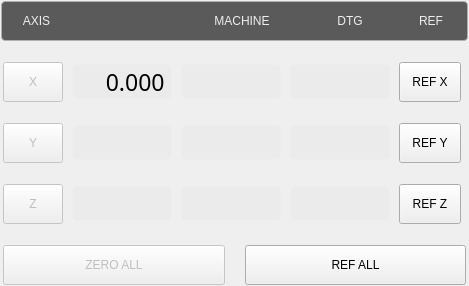
<?xml version="1.0" encoding="UTF-8"?>
<ui version="4.0">
 <class>dros_xyz</class>
 <widget class="QWidget" name="dros_xyz">
  <property name="geometry">
   <rect>
    <x>0</x>
    <y>0</y>
    <width>469</width>
    <height>286</height>
   </rect>
  </property>
  <property name="sizePolicy">
   <sizepolicy hsizetype="Preferred" vsizetype="Preferred">
    <horstretch>0</horstretch>
    <verstretch>0</verstretch>
   </sizepolicy>
  </property>
  <property name="windowTitle">
   <string>dros_xyz</string>
  </property>
  <property name="layoutDirection">
   <enum>Qt::LeftToRight</enum>
  </property>
  <layout class="QVBoxLayout" name="verticalLayout">
   <property name="spacing">
    <number>0</number>
   </property>
   <property name="leftMargin">
    <number>0</number>
   </property>
   <property name="topMargin">
    <number>0</number>
   </property>
   <property name="rightMargin">
    <number>0</number>
   </property>
   <property name="bottomMargin">
    <number>0</number>
   </property>
   <item>
    <widget class="QWidget" name="widget_xyz" native="true">
     <layout class="QVBoxLayout" name="verticalLayout_55">
      <property name="spacing">
       <number>19</number>
      </property>
      <property name="leftMargin">
       <number>0</number>
      </property>
      <property name="topMargin">
       <number>0</number>
      </property>
      <property name="rightMargin">
       <number>0</number>
      </property>
      <property name="bottomMargin">
       <number>0</number>
      </property>
      <item>
       <layout class="QHBoxLayout" name="horizontalLayout_81">
        <property name="spacing">
         <number>8</number>
        </property>
        <property name="leftMargin">
         <number>1</number>
        </property>
        <property name="topMargin">
         <number>1</number>
        </property>
        <property name="rightMargin">
         <number>1</number>
        </property>
        <property name="bottomMargin">
         <number>1</number>
        </property>
        <item>
         <widget class="QFrame" name="frame">
          <property name="sizePolicy">
           <sizepolicy hsizetype="Preferred" vsizetype="Fixed">
            <horstretch>0</horstretch>
            <verstretch>0</verstretch>
           </sizepolicy>
          </property>
          <property name="minimumSize">
           <size>
            <width>0</width>
            <height>40</height>
           </size>
          </property>
          <property name="maximumSize">
           <size>
            <width>16777215</width>
            <height>40</height>
           </size>
          </property>
          <property name="styleSheet">
           <string notr="true">.QFrame{
    border-style: solid;
    border-color: rgb(176, 179,172);
    border-width: 1px;
    border-radius: 4px;
    background-color: rgb(90, 90, 90);
    padding: -5px;
}</string>
          </property>
          <property name="frameShape">
           <enum>QFrame::StyledPanel</enum>
          </property>
          <property name="frameShadow">
           <enum>QFrame::Raised</enum>
          </property>
          <layout class="QHBoxLayout" name="horizontalLayout_136">
           <property name="spacing">
            <number>8</number>
           </property>
           <property name="leftMargin">
            <number>15</number>
           </property>
           <property name="rightMargin">
            <number>20</number>
           </property>
           <item>
            <widget class="StatusLabel" name="axis_column_header">
             <property name="sizePolicy">
              <sizepolicy hsizetype="Fixed" vsizetype="Fixed">
               <horstretch>0</horstretch>
               <verstretch>0</verstretch>
              </sizepolicy>
             </property>
             <property name="minimumSize">
              <size>
               <width>60</width>
               <height>17</height>
              </size>
             </property>
             <property name="maximumSize">
              <size>
               <width>60</width>
               <height>17</height>
              </size>
             </property>
             <property name="styleSheet">
              <string notr="true">QLabel{
    color: rgb(238, 238, 236);
	font: 16pt &quot;Bebas Kai&quot;;
    padding-left: 1px;
    padding-right: 20px;
}</string>
             </property>
             <property name="text">
              <string>AXIS</string>
             </property>
             <property name="alignment">
              <set>Qt::AlignCenter</set>
             </property>
             <property name="rules" stdset="0">
              <string>[]</string>
             </property>
            </widget>
           </item>
           <item>
            <widget class="StatusLabel" name="work_column_header">
             <property name="sizePolicy">
              <sizepolicy hsizetype="Fixed" vsizetype="Fixed">
               <horstretch>0</horstretch>
               <verstretch>0</verstretch>
              </sizepolicy>
             </property>
             <property name="minimumSize">
              <size>
               <width>100</width>
               <height>17</height>
              </size>
             </property>
             <property name="maximumSize">
              <size>
               <width>100</width>
               <height>17</height>
              </size>
             </property>
             <property name="styleSheet">
              <string notr="true">QLabel{
    color: rgb(238, 238, 236);
	font: 16pt &quot;Bebas Kai&quot;;
    padding-left: 6px;
}</string>
             </property>
             <property name="alignment">
              <set>Qt::AlignCenter</set>
             </property>
             <property name="rules" stdset="0">
              <string>[{&quot;channels&quot;: [{&quot;url&quot;: &quot;status:g5x_index?text&quot;, &quot;trigger&quot;: true}], &quot;property&quot;: &quot;Text&quot;, &quot;expression&quot;: &quot;ch[0] + ' WORK'\n&quot;, &quot;name&quot;: &quot;WCS Header&quot;}]</string>
             </property>
            </widget>
           </item>
           <item>
            <widget class="QLabel" name="machine_column_header">
             <property name="enabled">
              <bool>false</bool>
             </property>
             <property name="sizePolicy">
              <sizepolicy hsizetype="Fixed" vsizetype="Fixed">
               <horstretch>0</horstretch>
               <verstretch>0</verstretch>
              </sizepolicy>
             </property>
             <property name="minimumSize">
              <size>
               <width>100</width>
               <height>17</height>
              </size>
             </property>
             <property name="maximumSize">
              <size>
               <width>100</width>
               <height>17</height>
              </size>
             </property>
             <property name="styleSheet">
              <string notr="true">QLabel{
    color: rgb(238, 238, 236);
	font: 16pt &quot;Bebas Kai&quot;;
}</string>
             </property>
             <property name="text">
              <string>MACHINE</string>
             </property>
             <property name="alignment">
              <set>Qt::AlignCenter</set>
             </property>
            </widget>
           </item>
           <item>
            <widget class="QLabel" name="dtg_column_header">
             <property name="sizePolicy">
              <sizepolicy hsizetype="Fixed" vsizetype="Fixed">
               <horstretch>0</horstretch>
               <verstretch>0</verstretch>
              </sizepolicy>
             </property>
             <property name="minimumSize">
              <size>
               <width>100</width>
               <height>17</height>
              </size>
             </property>
             <property name="maximumSize">
              <size>
               <width>100</width>
               <height>17</height>
              </size>
             </property>
             <property name="styleSheet">
              <string notr="true">QLabel{
    color: rgb(238, 238, 236);
	font: 16pt &quot;Bebas Kai&quot;;
}</string>
             </property>
             <property name="text">
              <string>DTG</string>
             </property>
             <property name="alignment">
              <set>Qt::AlignCenter</set>
             </property>
            </widget>
           </item>
           <item>
            <widget class="StatusLabel" name="ref_column_header">
             <property name="sizePolicy">
              <sizepolicy hsizetype="Fixed" vsizetype="Fixed">
               <horstretch>0</horstretch>
               <verstretch>0</verstretch>
              </sizepolicy>
             </property>
             <property name="minimumSize">
              <size>
               <width>40</width>
               <height>17</height>
              </size>
             </property>
             <property name="maximumSize">
              <size>
               <width>40</width>
               <height>17</height>
              </size>
             </property>
             <property name="styleSheet">
              <string notr="true">QLabel{
    color: rgb(238, 238, 236);
	font: 16pt &quot;Bebas Kai&quot;;
    padding-left: 6px;
}</string>
             </property>
             <property name="text">
              <string>REF</string>
             </property>
             <property name="alignment">
              <set>Qt::AlignCenter</set>
             </property>
             <property name="rules" stdset="0">
              <string>[]</string>
             </property>
            </widget>
           </item>
          </layout>
         </widget>
        </item>
       </layout>
      </item>
      <item>
       <layout class="QHBoxLayout" name="x_axis_dro_layout">
        <property name="spacing">
         <number>7</number>
        </property>
        <property name="leftMargin">
         <number>1</number>
        </property>
        <property name="topMargin">
         <number>1</number>
        </property>
        <property name="rightMargin">
         <number>1</number>
        </property>
        <property name="bottomMargin">
         <number>1</number>
        </property>
        <item>
         <widget class="MDIButton" name="zero_x_button">
          <property name="enabled">
           <bool>false</bool>
          </property>
          <property name="sizePolicy">
           <sizepolicy hsizetype="Fixed" vsizetype="Preferred">
            <horstretch>0</horstretch>
            <verstretch>0</verstretch>
           </sizepolicy>
          </property>
          <property name="minimumSize">
           <size>
            <width>60</width>
            <height>40</height>
           </size>
          </property>
          <property name="maximumSize">
           <size>
            <width>60</width>
            <height>40</height>
           </size>
          </property>
          <property name="focusPolicy">
           <enum>Qt::NoFocus</enum>
          </property>
          <property name="layoutDirection">
           <enum>Qt::LeftToRight</enum>
          </property>
          <property name="styleSheet">
           <string notr="true">MDIButton {
   	font: 17pt &quot;Bebas Kai&quot;;
}</string>
          </property>
          <property name="text">
           <string>X</string>
          </property>
          <property name="icon">
           <iconset resource="../../../../../../../../usr/lib/python3/dist-packages/probe_basic/probe_basic.qrc">
            <normaloff>:/images/zero.png</normaloff>:/images/zero.png</iconset>
          </property>
          <property name="iconSize">
           <size>
            <width>20</width>
            <height>20</height>
           </size>
          </property>
          <property name="rules" stdset="0">
           <string>[
    {
        &quot;channels&quot;: [
            {
                &quot;url&quot;: &quot;status:g5x_index&quot;,
                &quot;trigger&quot;: true,
                &quot;type&quot;: &quot;int&quot;
            }
        ],
        &quot;expression&quot;: &quot;&quot;,
        &quot;name&quot;: &quot;G5x Index&quot;,
        &quot;property&quot;: &quot;None&quot;
    }
]</string>
          </property>
          <property name="MDICommand" stdset="0">
           <string>G10 L20 P{ch[0]} X0.0</string>
          </property>
         </widget>
        </item>
        <item>
         <widget class="DROLineEdit" name="drowidget_x">
          <property name="minimumSize">
           <size>
            <width>100</width>
            <height>35</height>
           </size>
          </property>
          <property name="maximumSize">
           <size>
            <width>100</width>
            <height>35</height>
           </size>
          </property>
          <property name="font">
           <font>
            <family>Bebas Kai</family>
            <pointsize>17</pointsize>
            <weight>50</weight>
            <italic>false</italic>
            <bold>false</bold>
           </font>
          </property>
          <property name="focusPolicy">
           <enum>Qt::ClickFocus</enum>
          </property>
          <property name="styleSheet">
           <string notr="true">QLineEdit{
    border-style: transparant;
    border-color: rgb(235, 235, 235);
    border-width: 1px;
    border-radius: 5px;
    color: black;
    background: rgb(235, 235, 235);
    padding-right: 2px;
    font: 17pt &quot;Bebas Kai&quot;;
}</string>
          </property>
          <property name="text">
           <string>     0.000</string>
          </property>
          <property name="cursorPosition">
           <number>10</number>
          </property>
          <property name="alignment">
           <set>Qt::AlignRight|Qt::AlignTrailing|Qt::AlignVCenter</set>
          </property>
          <property name="referenceType" stdset="0">
           <number>1</number>
          </property>
          <property name="axisNumber" stdset="0">
           <number>0</number>
          </property>
          <property name="inchFormat" stdset="0">
           <string>%9.4f</string>
          </property>
          <property name="millimeterFormat" stdset="0">
           <string>%10.3f</string>
          </property>
          <property name="degreeFormat" stdset="0">
           <string>%10.2f</string>
          </property>
          <property name="latheMode" stdset="0">
           <number>0</number>
          </property>
         </widget>
        </item>
        <item>
         <widget class="DROLabel" name="drolabel_machine_x">
          <property name="sizePolicy">
           <sizepolicy hsizetype="Fixed" vsizetype="Fixed">
            <horstretch>0</horstretch>
            <verstretch>0</verstretch>
           </sizepolicy>
          </property>
          <property name="minimumSize">
           <size>
            <width>100</width>
            <height>35</height>
           </size>
          </property>
          <property name="maximumSize">
           <size>
            <width>100</width>
            <height>35</height>
           </size>
          </property>
          <property name="styleSheet">
           <string notr="true">QLabel{
    border-style: transparent;
    border-color: rgb(235, 235, 235);
    border-width: 1px;
    border-radius: 5px;
    color: black;
    background: rgb(235, 235, 235);
	font: 17pt &quot;Bebas Kai&quot;;
    padding-right: 2px;
}

QLabel[style=&quot;unhomed&quot;]{
   color: red;
}

QLabel[style=&quot;homing&quot;]{
   color: rgb(196, 160, 0);
}</string>
          </property>
          <property name="alignment">
           <set>Qt::AlignRight|Qt::AlignTrailing|Qt::AlignVCenter</set>
          </property>
          <property name="referenceType" stdset="0">
           <number>0</number>
          </property>
          <property name="axisNumber" stdset="0">
           <number>0</number>
          </property>
          <property name="inchFormat" stdset="0">
           <string>%9.4f</string>
          </property>
          <property name="millimeterFormat" stdset="0">
           <string>%10.3f</string>
          </property>
          <property name="degreeFormat" stdset="0">
           <string>%10.2f</string>
          </property>
          <property name="latheMode" stdset="0">
           <number>0</number>
          </property>
         </widget>
        </item>
        <item>
         <widget class="DROLabel" name="drolabel_dtg_x">
          <property name="sizePolicy">
           <sizepolicy hsizetype="Fixed" vsizetype="Fixed">
            <horstretch>0</horstretch>
            <verstretch>0</verstretch>
           </sizepolicy>
          </property>
          <property name="minimumSize">
           <size>
            <width>100</width>
            <height>35</height>
           </size>
          </property>
          <property name="maximumSize">
           <size>
            <width>100</width>
            <height>35</height>
           </size>
          </property>
          <property name="styleSheet">
           <string notr="true">QLabel{
    border-style: transparent;
    border-color: rgb(235, 235, 235);
    border-width: 1px;
    border-radius: 5px;
    color: black;
    background: rgb(235, 235, 235);
	font: 17pt &quot;Bebas Kai&quot;;
    padding-right: 2px;
}</string>
          </property>
          <property name="alignment">
           <set>Qt::AlignRight|Qt::AlignTrailing|Qt::AlignVCenter</set>
          </property>
          <property name="referenceType" stdset="0">
           <number>2</number>
          </property>
          <property name="axisNumber" stdset="0">
           <number>0</number>
          </property>
          <property name="inchFormat" stdset="0">
           <string>%9.4f</string>
          </property>
          <property name="millimeterFormat" stdset="0">
           <string>%10.3f</string>
          </property>
          <property name="degreeFormat" stdset="0">
           <string>%10.2f</string>
          </property>
          <property name="latheMode" stdset="0">
           <number>0</number>
          </property>
         </widget>
        </item>
        <item>
         <widget class="ActionButton" name="ref_x_button">
          <property name="sizePolicy">
           <sizepolicy hsizetype="Preferred" vsizetype="Fixed">
            <horstretch>0</horstretch>
            <verstretch>0</verstretch>
           </sizepolicy>
          </property>
          <property name="minimumSize">
           <size>
            <width>62</width>
            <height>40</height>
           </size>
          </property>
          <property name="maximumSize">
           <size>
            <width>62</width>
            <height>40</height>
           </size>
          </property>
          <property name="focusPolicy">
           <enum>Qt::NoFocus</enum>
          </property>
          <property name="styleSheet">
           <string notr="true">QPushButton {
   	font: 15pt &quot;Bebas Kai&quot;;
}</string>
          </property>
          <property name="text">
           <string>REF X</string>
          </property>
          <property name="rules" stdset="0">
           <string>[{&quot;name&quot;: &quot;home_prohibit&quot;, &quot;property&quot;: &quot;Enable&quot;, &quot;expression&quot;: &quot;not (ch[0] or ch[1] or ch[2])&quot;, &quot;channels&quot;: [{&quot;url&quot;: &quot;status:joint.0.homing&quot;, &quot;trigger&quot;: true}, {&quot;url&quot;: &quot;status:joint.1.homing&quot;, &quot;trigger&quot;: true}, {&quot;url&quot;: &quot;status:joint.2.homing&quot;, &quot;trigger&quot;: true}]}]</string>
          </property>
          <property name="actionName" stdset="0">
           <string>machine.home.axis:x</string>
          </property>
         </widget>
        </item>
       </layout>
      </item>
      <item>
       <layout class="QHBoxLayout" name="y_axis_dro_layout">
        <property name="spacing">
         <number>7</number>
        </property>
        <property name="leftMargin">
         <number>1</number>
        </property>
        <property name="topMargin">
         <number>1</number>
        </property>
        <property name="rightMargin">
         <number>1</number>
        </property>
        <property name="bottomMargin">
         <number>1</number>
        </property>
        <item>
         <widget class="MDIButton" name="zero_y_button">
          <property name="enabled">
           <bool>false</bool>
          </property>
          <property name="sizePolicy">
           <sizepolicy hsizetype="Fixed" vsizetype="Preferred">
            <horstretch>0</horstretch>
            <verstretch>0</verstretch>
           </sizepolicy>
          </property>
          <property name="minimumSize">
           <size>
            <width>60</width>
            <height>40</height>
           </size>
          </property>
          <property name="maximumSize">
           <size>
            <width>60</width>
            <height>40</height>
           </size>
          </property>
          <property name="focusPolicy">
           <enum>Qt::NoFocus</enum>
          </property>
          <property name="styleSheet">
           <string notr="true">MDIButton {
   	font: 17pt &quot;Bebas Kai&quot;;
}</string>
          </property>
          <property name="text">
           <string>Y</string>
          </property>
          <property name="icon">
           <iconset resource="../../../../../../../../usr/lib/python3/dist-packages/probe_basic/probe_basic.qrc">
            <normaloff>:/images/zero.png</normaloff>:/images/zero.png</iconset>
          </property>
          <property name="iconSize">
           <size>
            <width>20</width>
            <height>20</height>
           </size>
          </property>
          <property name="rules" stdset="0">
           <string>[
    {
        &quot;channels&quot;: [
            {
                &quot;url&quot;: &quot;status:g5x_index&quot;,
                &quot;trigger&quot;: true,
                &quot;type&quot;: &quot;int&quot;
            }
        ],
        &quot;expression&quot;: &quot;&quot;,
        &quot;name&quot;: &quot;G5x Index&quot;,
        &quot;property&quot;: &quot;None&quot;
    }
]</string>
          </property>
          <property name="MDICommand" stdset="0">
           <string>G10 L20 P{ch[0]} Y0.0</string>
          </property>
         </widget>
        </item>
        <item>
         <widget class="DROLineEdit" name="drowidget_y">
          <property name="minimumSize">
           <size>
            <width>100</width>
            <height>35</height>
           </size>
          </property>
          <property name="maximumSize">
           <size>
            <width>100</width>
            <height>35</height>
           </size>
          </property>
          <property name="font">
           <font>
            <family>Bebas Kai</family>
            <pointsize>17</pointsize>
            <weight>50</weight>
            <italic>false</italic>
            <bold>false</bold>
           </font>
          </property>
          <property name="focusPolicy">
           <enum>Qt::ClickFocus</enum>
          </property>
          <property name="styleSheet">
           <string notr="true">QLineEdit{
    border-style: transparant;
    border-color: rgb(235, 235, 235);
    border-width: 1px;
    border-radius: 5px;
    color: black;
    background: rgb(235, 235, 235);
    padding-right: 2px;
    font: 17pt &quot;Bebas Kai&quot;;
}</string>
          </property>
          <property name="alignment">
           <set>Qt::AlignRight|Qt::AlignTrailing|Qt::AlignVCenter</set>
          </property>
          <property name="axisNumber" stdset="0">
           <number>1</number>
          </property>
         </widget>
        </item>
        <item>
         <widget class="DROLabel" name="drolabel_machine_y">
          <property name="sizePolicy">
           <sizepolicy hsizetype="Fixed" vsizetype="Fixed">
            <horstretch>0</horstretch>
            <verstretch>0</verstretch>
           </sizepolicy>
          </property>
          <property name="minimumSize">
           <size>
            <width>100</width>
            <height>35</height>
           </size>
          </property>
          <property name="maximumSize">
           <size>
            <width>100</width>
            <height>35</height>
           </size>
          </property>
          <property name="styleSheet">
           <string notr="true">QLabel{
    border-style: transparent;
    border-color: rgb(235, 235, 235);
    border-width: 1px;
    border-radius: 5px;
    color: black;
    background: rgb(235, 235, 235);
	font: 17pt &quot;Bebas Kai&quot;;
    padding-right: 2px;
}

QLabel[style=&quot;unhomed&quot;]{
   color: red;
}

QLabel[style=&quot;homing&quot;]{
   color: rgb(196, 160, 0);
}</string>
          </property>
          <property name="alignment">
           <set>Qt::AlignRight|Qt::AlignTrailing|Qt::AlignVCenter</set>
          </property>
          <property name="referenceType" stdset="0">
           <number>0</number>
          </property>
          <property name="axisNumber" stdset="0">
           <number>1</number>
          </property>
          <property name="inchFormat" stdset="0">
           <string>%9.4f</string>
          </property>
          <property name="millimeterFormat" stdset="0">
           <string>%10.3f</string>
          </property>
          <property name="degreeFormat" stdset="0">
           <string>%10.2f</string>
          </property>
          <property name="latheMode" stdset="0">
           <number>0</number>
          </property>
         </widget>
        </item>
        <item>
         <widget class="DROLabel" name="drolabel_dtg_y">
          <property name="sizePolicy">
           <sizepolicy hsizetype="Fixed" vsizetype="Fixed">
            <horstretch>0</horstretch>
            <verstretch>0</verstretch>
           </sizepolicy>
          </property>
          <property name="minimumSize">
           <size>
            <width>100</width>
            <height>35</height>
           </size>
          </property>
          <property name="maximumSize">
           <size>
            <width>100</width>
            <height>35</height>
           </size>
          </property>
          <property name="styleSheet">
           <string notr="true">QLabel{
    border-style: transparent;
    border-color: rgb(235, 235, 235);
    border-width: 1px;
    border-radius: 5px;
    color: black;
    background: rgb(235, 235, 235);
	font: 17pt &quot;Bebas Kai&quot;;
    padding-right: 2px;
}</string>
          </property>
          <property name="alignment">
           <set>Qt::AlignRight|Qt::AlignTrailing|Qt::AlignVCenter</set>
          </property>
          <property name="referenceType" stdset="0">
           <number>2</number>
          </property>
          <property name="axisNumber" stdset="0">
           <number>1</number>
          </property>
          <property name="inchFormat" stdset="0">
           <string>%9.4f</string>
          </property>
          <property name="millimeterFormat" stdset="0">
           <string>%10.3f</string>
          </property>
          <property name="degreeFormat" stdset="0">
           <string>%10.2f</string>
          </property>
          <property name="latheMode" stdset="0">
           <number>0</number>
          </property>
         </widget>
        </item>
        <item>
         <widget class="ActionButton" name="ref_y_button">
          <property name="sizePolicy">
           <sizepolicy hsizetype="Preferred" vsizetype="Fixed">
            <horstretch>0</horstretch>
            <verstretch>0</verstretch>
           </sizepolicy>
          </property>
          <property name="minimumSize">
           <size>
            <width>62</width>
            <height>40</height>
           </size>
          </property>
          <property name="maximumSize">
           <size>
            <width>62</width>
            <height>40</height>
           </size>
          </property>
          <property name="focusPolicy">
           <enum>Qt::NoFocus</enum>
          </property>
          <property name="styleSheet">
           <string notr="true">QPushButton {
   	font: 15pt &quot;Bebas Kai&quot;;
}</string>
          </property>
          <property name="text">
           <string>REF Y</string>
          </property>
          <property name="rules" stdset="0">
           <string>[{&quot;name&quot;: &quot;home_prohibit&quot;, &quot;property&quot;: &quot;Enable&quot;, &quot;expression&quot;: &quot;not (ch[0] or ch[1] or ch[2])&quot;, &quot;channels&quot;: [{&quot;url&quot;: &quot;status:joint.0.homing&quot;, &quot;trigger&quot;: true}, {&quot;url&quot;: &quot;status:joint.1.homing&quot;, &quot;trigger&quot;: true}, {&quot;url&quot;: &quot;status:joint.2.homing&quot;, &quot;trigger&quot;: true}]}]</string>
          </property>
          <property name="actionName" stdset="0">
           <string>machine.home.axis:y</string>
          </property>
         </widget>
        </item>
       </layout>
      </item>
      <item>
       <layout class="QHBoxLayout" name="z_axis_dro_layout">
        <property name="spacing">
         <number>7</number>
        </property>
        <property name="leftMargin">
         <number>1</number>
        </property>
        <property name="topMargin">
         <number>1</number>
        </property>
        <property name="rightMargin">
         <number>1</number>
        </property>
        <property name="bottomMargin">
         <number>1</number>
        </property>
        <item>
         <widget class="MDIButton" name="zero_z_button">
          <property name="enabled">
           <bool>false</bool>
          </property>
          <property name="sizePolicy">
           <sizepolicy hsizetype="Fixed" vsizetype="Preferred">
            <horstretch>0</horstretch>
            <verstretch>0</verstretch>
           </sizepolicy>
          </property>
          <property name="minimumSize">
           <size>
            <width>60</width>
            <height>40</height>
           </size>
          </property>
          <property name="maximumSize">
           <size>
            <width>60</width>
            <height>40</height>
           </size>
          </property>
          <property name="focusPolicy">
           <enum>Qt::NoFocus</enum>
          </property>
          <property name="styleSheet">
           <string notr="true">MDIButton {
   	font: 17pt &quot;Bebas Kai&quot;;
}</string>
          </property>
          <property name="text">
           <string>Z</string>
          </property>
          <property name="icon">
           <iconset resource="../../../../../../../../usr/lib/python3/dist-packages/probe_basic/probe_basic.qrc">
            <normaloff>:/images/zero.png</normaloff>:/images/zero.png</iconset>
          </property>
          <property name="iconSize">
           <size>
            <width>20</width>
            <height>20</height>
           </size>
          </property>
          <property name="rules" stdset="0">
           <string>[
    {
        &quot;channels&quot;: [
            {
                &quot;url&quot;: &quot;status:g5x_index&quot;,
                &quot;trigger&quot;: true,
                &quot;type&quot;: &quot;int&quot;
            }
        ],
        &quot;expression&quot;: &quot;&quot;,
        &quot;name&quot;: &quot;G5x Index&quot;,
        &quot;property&quot;: &quot;None&quot;
    }
]</string>
          </property>
          <property name="MDICommand" stdset="0">
           <string>G10 L20 P{ch[0]} Z0.0</string>
          </property>
         </widget>
        </item>
        <item>
         <widget class="DROLineEdit" name="drowidget_z">
          <property name="minimumSize">
           <size>
            <width>100</width>
            <height>35</height>
           </size>
          </property>
          <property name="maximumSize">
           <size>
            <width>100</width>
            <height>35</height>
           </size>
          </property>
          <property name="font">
           <font>
            <family>Bebas Kai</family>
            <pointsize>17</pointsize>
            <weight>50</weight>
            <italic>false</italic>
            <bold>false</bold>
           </font>
          </property>
          <property name="focusPolicy">
           <enum>Qt::ClickFocus</enum>
          </property>
          <property name="styleSheet">
           <string notr="true">QLineEdit{
    border-style: transparant;
    border-color: rgb(235, 235, 235);
    border-width: 1px;
    border-radius: 5px;
    color: black;
    background: rgb(235, 235, 235);
    padding-right: 2px;
    font: 17pt &quot;Bebas Kai&quot;;
}</string>
          </property>
          <property name="alignment">
           <set>Qt::AlignRight|Qt::AlignTrailing|Qt::AlignVCenter</set>
          </property>
          <property name="axisNumber" stdset="0">
           <number>2</number>
          </property>
         </widget>
        </item>
        <item>
         <widget class="DROLabel" name="drolabel_machine_z">
          <property name="sizePolicy">
           <sizepolicy hsizetype="Fixed" vsizetype="Fixed">
            <horstretch>0</horstretch>
            <verstretch>0</verstretch>
           </sizepolicy>
          </property>
          <property name="minimumSize">
           <size>
            <width>100</width>
            <height>35</height>
           </size>
          </property>
          <property name="maximumSize">
           <size>
            <width>100</width>
            <height>35</height>
           </size>
          </property>
          <property name="styleSheet">
           <string notr="true">QLabel{
    border-style: transparent;
    border-color: rgb(235, 235, 235);
    border-width: 1px;
    border-radius: 5px;
    color: black;
    background: rgb(235, 235, 235);
	font: 17pt &quot;Bebas Kai&quot;;
    padding-right: 2px;
}

QLabel[style=&quot;unhomed&quot;]{
   color: red;
}

QLabel[style=&quot;homing&quot;]{
   color: rgb(196, 160, 0);
}</string>
          </property>
          <property name="alignment">
           <set>Qt::AlignRight|Qt::AlignTrailing|Qt::AlignVCenter</set>
          </property>
          <property name="referenceType" stdset="0">
           <number>0</number>
          </property>
          <property name="axisNumber" stdset="0">
           <number>2</number>
          </property>
          <property name="inchFormat" stdset="0">
           <string>%9.4f</string>
          </property>
          <property name="millimeterFormat" stdset="0">
           <string>%10.3f</string>
          </property>
          <property name="degreeFormat" stdset="0">
           <string>%10.2f</string>
          </property>
          <property name="latheMode" stdset="0">
           <number>0</number>
          </property>
         </widget>
        </item>
        <item>
         <widget class="DROLabel" name="drolabel_dtg_z">
          <property name="sizePolicy">
           <sizepolicy hsizetype="Fixed" vsizetype="Fixed">
            <horstretch>0</horstretch>
            <verstretch>0</verstretch>
           </sizepolicy>
          </property>
          <property name="minimumSize">
           <size>
            <width>100</width>
            <height>35</height>
           </size>
          </property>
          <property name="maximumSize">
           <size>
            <width>100</width>
            <height>35</height>
           </size>
          </property>
          <property name="styleSheet">
           <string notr="true">QLabel{
    border-style: transparent;
    border-color: rgb(235, 235, 235);
    border-width: 1px;
    border-radius: 5px;
    color: black;
    background: rgb(235, 235, 235);
	font: 17pt &quot;Bebas Kai&quot;;
    padding-right: 2px;
}</string>
          </property>
          <property name="alignment">
           <set>Qt::AlignRight|Qt::AlignTrailing|Qt::AlignVCenter</set>
          </property>
          <property name="referenceType" stdset="0">
           <number>2</number>
          </property>
          <property name="axisNumber" stdset="0">
           <number>2</number>
          </property>
          <property name="inchFormat" stdset="0">
           <string>%9.4f</string>
          </property>
          <property name="millimeterFormat" stdset="0">
           <string>%10.3f</string>
          </property>
          <property name="degreeFormat" stdset="0">
           <string>%10.2f</string>
          </property>
          <property name="latheMode" stdset="0">
           <number>0</number>
          </property>
         </widget>
        </item>
        <item>
         <widget class="ActionButton" name="ref_z_button">
          <property name="sizePolicy">
           <sizepolicy hsizetype="Preferred" vsizetype="Fixed">
            <horstretch>0</horstretch>
            <verstretch>0</verstretch>
           </sizepolicy>
          </property>
          <property name="minimumSize">
           <size>
            <width>62</width>
            <height>40</height>
           </size>
          </property>
          <property name="maximumSize">
           <size>
            <width>62</width>
            <height>40</height>
           </size>
          </property>
          <property name="focusPolicy">
           <enum>Qt::NoFocus</enum>
          </property>
          <property name="styleSheet">
           <string notr="true">QPushButton {
   	font: 15pt &quot;Bebas Kai&quot;;
}</string>
          </property>
          <property name="text">
           <string>REF Z</string>
          </property>
          <property name="rules" stdset="0">
           <string>[{&quot;name&quot;: &quot;home_prohibit&quot;, &quot;property&quot;: &quot;Enable&quot;, &quot;expression&quot;: &quot;not (ch[0] or ch[1] or ch[2])&quot;, &quot;channels&quot;: [{&quot;url&quot;: &quot;status:joint.0.homing&quot;, &quot;trigger&quot;: true}, {&quot;url&quot;: &quot;status:joint.1.homing&quot;, &quot;trigger&quot;: true}, {&quot;url&quot;: &quot;status:joint.2.homing&quot;, &quot;trigger&quot;: true}]}]</string>
          </property>
          <property name="actionName" stdset="0">
           <string>machine.home.axis:z</string>
          </property>
         </widget>
        </item>
       </layout>
      </item>
      <item>
       <layout class="QHBoxLayout" name="layout">
        <property name="spacing">
         <number>20</number>
        </property>
        <property name="leftMargin">
         <number>3</number>
        </property>
        <property name="topMargin">
         <number>1</number>
        </property>
        <property name="rightMargin">
         <number>3</number>
        </property>
        <property name="bottomMargin">
         <number>1</number>
        </property>
        <item>
         <widget class="MDIButton" name="zero_all_button">
          <property name="enabled">
           <bool>false</bool>
          </property>
          <property name="sizePolicy">
           <sizepolicy hsizetype="Preferred" vsizetype="Preferred">
            <horstretch>1</horstretch>
            <verstretch>0</verstretch>
           </sizepolicy>
          </property>
          <property name="minimumSize">
           <size>
            <width>60</width>
            <height>40</height>
           </size>
          </property>
          <property name="maximumSize">
           <size>
            <width>16777215</width>
            <height>40</height>
           </size>
          </property>
          <property name="focusPolicy">
           <enum>Qt::NoFocus</enum>
          </property>
          <property name="layoutDirection">
           <enum>Qt::LeftToRight</enum>
          </property>
          <property name="styleSheet">
           <string notr="true">MDIButton {
   	font: 15pt &quot;Bebas Kai&quot;;
}</string>
          </property>
          <property name="text">
           <string>ZERO ALL</string>
          </property>
          <property name="iconSize">
           <size>
            <width>20</width>
            <height>20</height>
           </size>
          </property>
          <property name="rules" stdset="0">
           <string>[
    {
        &quot;channels&quot;: [
            {
                &quot;url&quot;: &quot;status:g5x_index&quot;,
                &quot;trigger&quot;: true,
                &quot;type&quot;: &quot;int&quot;
            }
        ],
        &quot;expression&quot;: &quot;&quot;,
        &quot;name&quot;: &quot;G5x Index&quot;,
        &quot;property&quot;: &quot;None&quot;
    }
]</string>
          </property>
          <property name="MDICommand" stdset="0">
           <string>G10 L20 P{ch[0]} X0.0 Y0.0 Z0.0</string>
          </property>
         </widget>
        </item>
        <item>
         <widget class="ActionButton" name="ref_all_button">
          <property name="sizePolicy">
           <sizepolicy hsizetype="Preferred" vsizetype="Fixed">
            <horstretch>1</horstretch>
            <verstretch>0</verstretch>
           </sizepolicy>
          </property>
          <property name="minimumSize">
           <size>
            <width>62</width>
            <height>40</height>
           </size>
          </property>
          <property name="maximumSize">
           <size>
            <width>16777215</width>
            <height>40</height>
           </size>
          </property>
          <property name="focusPolicy">
           <enum>Qt::NoFocus</enum>
          </property>
          <property name="styleSheet">
           <string notr="true">QPushButton {
   	font: 15pt &quot;Bebas Kai&quot;;
}</string>
          </property>
          <property name="text">
           <string>REF ALL</string>
          </property>
          <property name="rules" stdset="0">
           <string>[{&quot;channels&quot;: [{&quot;url&quot;: &quot;status:all_axes_homed&quot;, &quot;trigger&quot;: true}], &quot;property&quot;: &quot;Text&quot;, &quot;expression&quot;: &quot;'HOMED' if ch[0] else 'REF ALL'&quot;, &quot;name&quot;: &quot;reference_all&quot;}, {&quot;name&quot;: &quot;home_prohibit&quot;, &quot;property&quot;: &quot;Enable&quot;, &quot;expression&quot;: &quot;not (ch[0] or ch[1] or ch[2])&quot;, &quot;channels&quot;: [{&quot;url&quot;: &quot;status:joint.0.homing&quot;, &quot;trigger&quot;: true}, {&quot;url&quot;: &quot;status:joint.1.homing&quot;, &quot;trigger&quot;: true}, {&quot;url&quot;: &quot;status:joint.2.homing&quot;, &quot;trigger&quot;: true}]}]</string>
          </property>
          <property name="actionName" stdset="0">
           <string>machine.home.all</string>
          </property>
         </widget>
        </item>
       </layout>
      </item>
     </layout>
    </widget>
   </item>
  </layout>
 </widget>
 <customwidgets>
  <customwidget>
   <class>ActionButton</class>
   <extends>QPushButton</extends>
   <header>qtpyvcp.widgets.button_widgets.action_button</header>
  </customwidget>
  <customwidget>
   <class>MDIButton</class>
   <extends>QPushButton</extends>
   <header>qtpyvcp.widgets.button_widgets.mdi_button</header>
  </customwidget>
  <customwidget>
   <class>StatusLabel</class>
   <extends>QLabel</extends>
   <header>qtpyvcp.widgets.display_widgets.status_label</header>
  </customwidget>
  <customwidget>
   <class>DROLabel</class>
   <extends>QLabel</extends>
   <header>qtpyvcp.widgets.display_widgets.dro_label</header>
  </customwidget>
  <customwidget>
   <class>DROLineEdit</class>
   <extends>QLineEdit</extends>
   <header>qtpyvcp.widgets.input_widgets.dro_line_edit</header>
  </customwidget>
 </customwidgets>
 <resources>
  <include location="../../../../../../../../usr/lib/python3/dist-packages/probe_basic/probe_basic.qrc"/>
 </resources>
 <connections/>
</ui>
